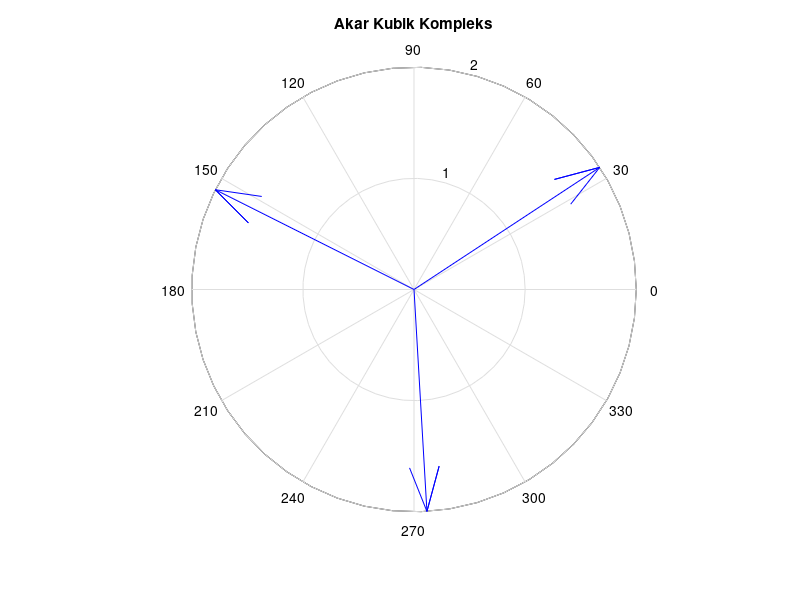

This chart was generated by the following MATLAB code:
% =====================================================
% UTS Matematika Sains Data — Semester Genap 2025/2026
% Soal 4 — Segmentasi Pelanggan dan komposisi fungsi harga
% ---------------------------------------------------
% Nama : Ananda Darryl Putra Ardianti
% NIM : 2510514028
% Parameter: N=28, a=2, b=8, K=11, theta0=100, alpha=0.009
% Tanggal: 2026-04-27
% =====================================================
clc; clear; close all;
% Parameter personalisasi
N = 28; a = 2; b = 8; K = 11;
theta0 = 100; % derajat
alpha_lr = 0.009;

z1 = 4 + 9i;
z2 = 9 - 4i;

% Operasi
z1_plus_z2 = z1 + z2
z1_times_z2 = z1 * z2
z1_div_z2 = z1 / z2
abs_diff = abs(z1 - z2)

% Pangkat
z1_4 = z1^4

% Akar kubik
theta0 = deg2rad(100);
r = 2;

roots_val = zeros(1,3);
for k=0:2
    roots_val(k+1) = r * exp(1i*(theta0 + 2*pi*k)/3);
end

roots_val

% Plot
figure;
compass(roots_val);
title('Akar Kubik Kompleks');
